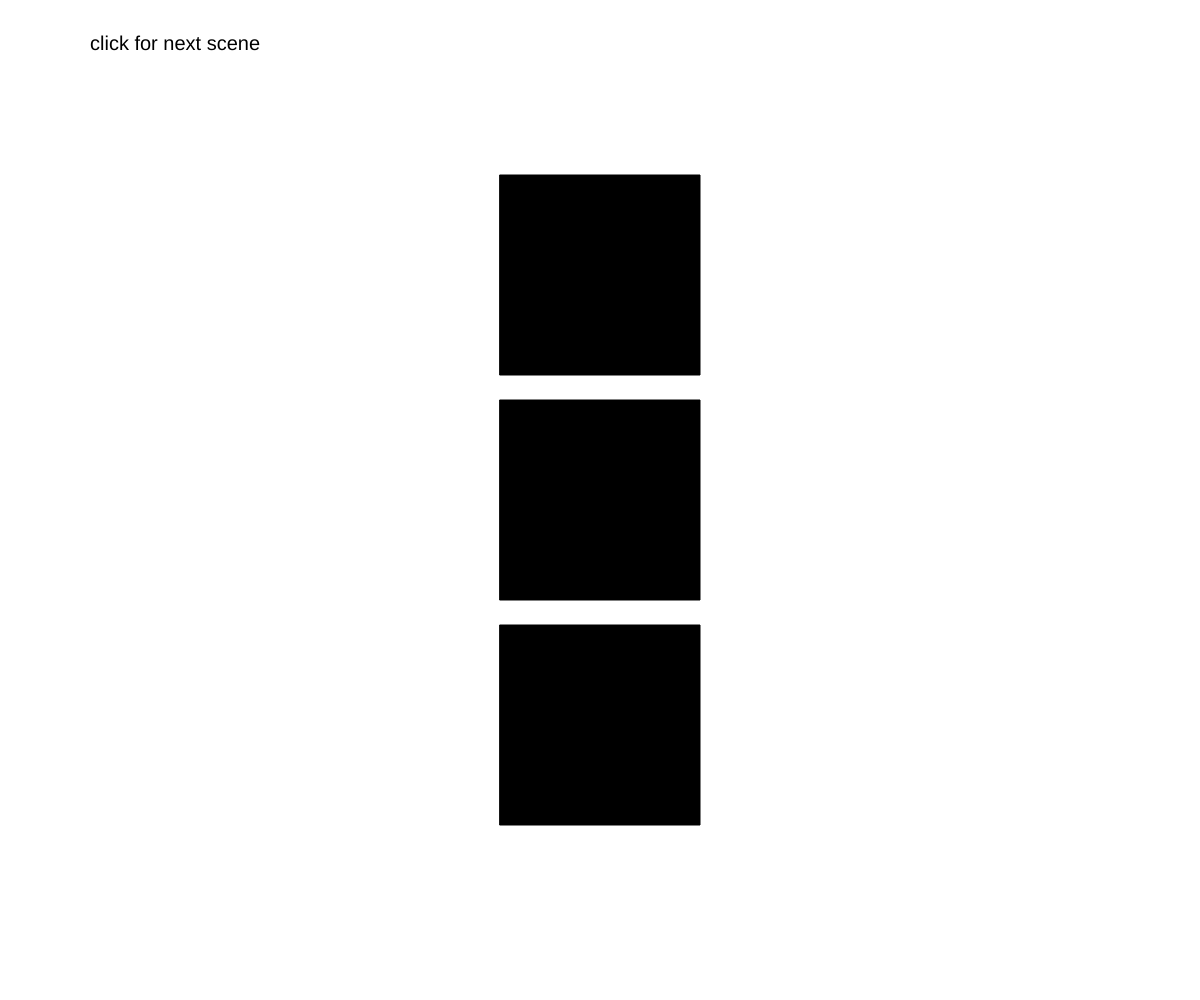
Frame 1 (no input)
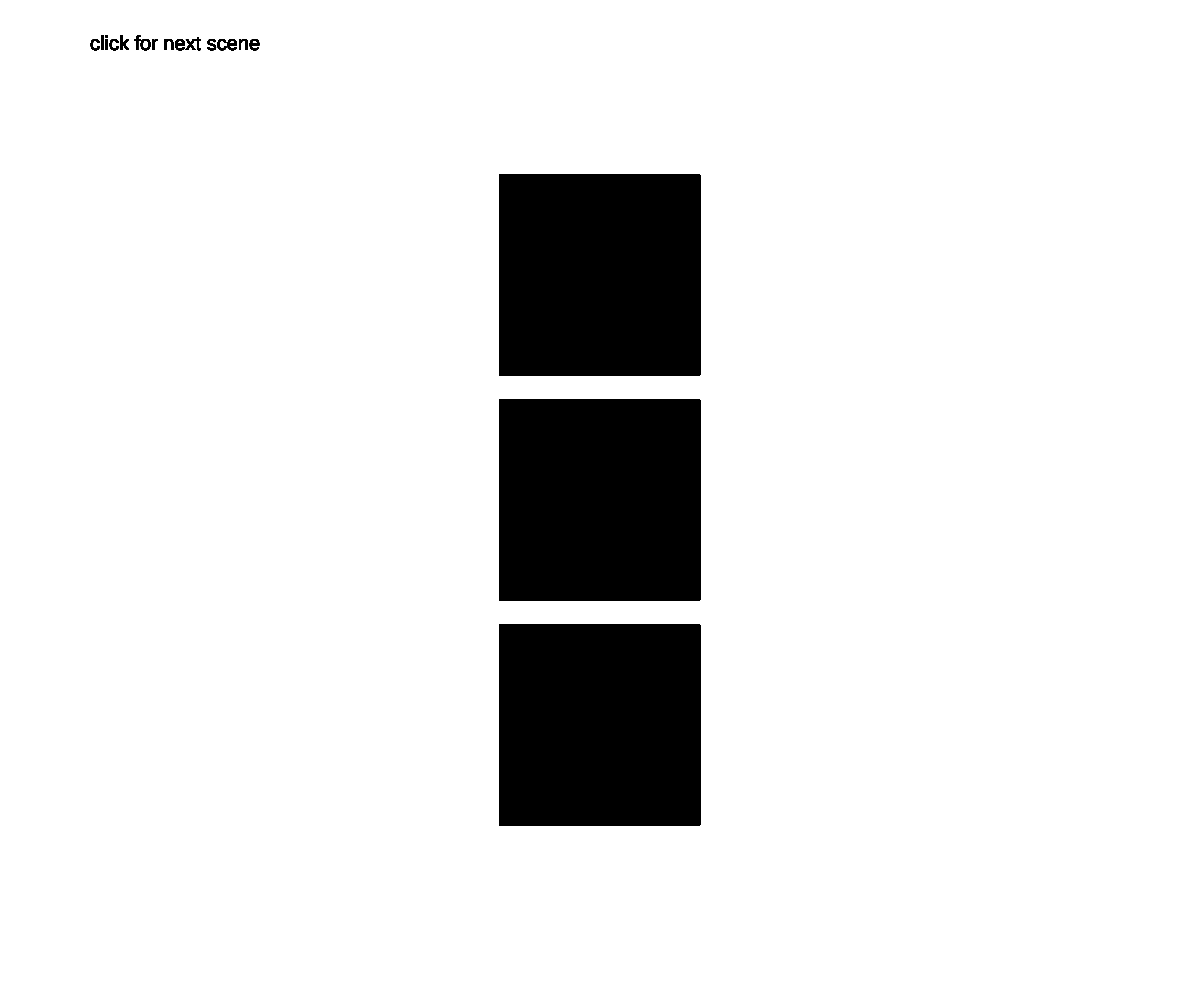
Frame 60 (no input)
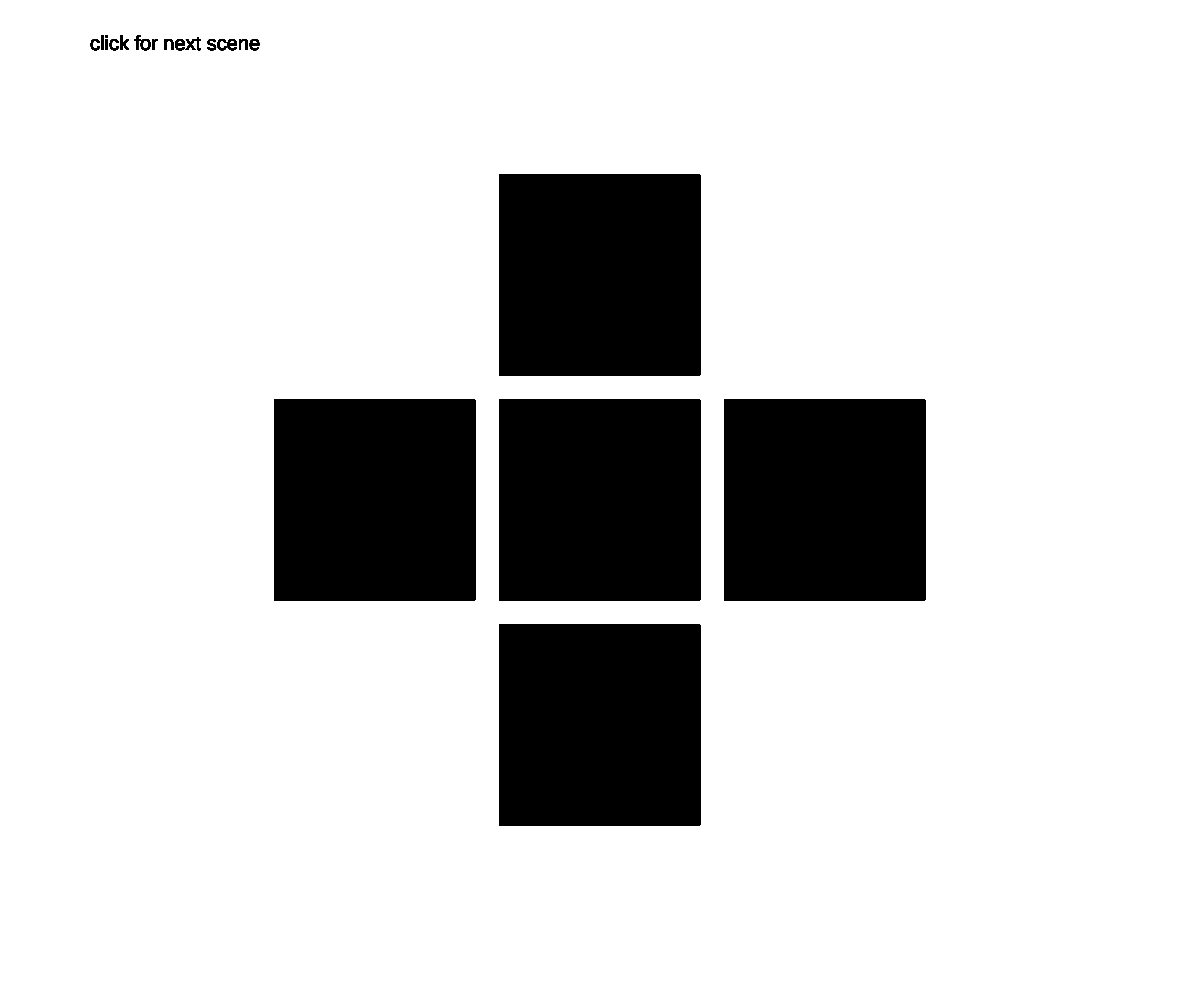
Frame 120 (the mouse pressed at the canvas centre since frame 60)

The p5.js sketch that drew these frames (run headless with seeded random() and noise() and a simulated clock; from frame 60 on, the mouse is pressed at the canvas centre):

// p5.js sketch
// ── sketch.js
let counter = 0;
let s = "click for next scene";

function setup() {
	createCanvas(windowWidth, windowHeight);
	background(255);
	rectMode(CENTER);
	angleMode(DEGREES);
}

function draw() {


	if (counter == 0) {
		scene_1();
	} else if (counter == 1) {
		scene_2();
	} else if (counter == 2) {
		scene_3();
	} else if (counter == 3) {
		scene_4();
	}

}

function mousePressed() {
	if (counter > 3) {
		return counter === 0;
	}

	counter++;
	console.log(counter);
}

function scene_1() {
	fill(0);
	textSize(20);
	text(s, 90, 50);
  rect(width/2, height/2, 200, 200);
	rect(width/2, height/2 - 225, 200, 200);
	rect(width/2, height/2 + 225, 200, 200);
}

function scene_2() {
	fill(0);
	rect(width/2 - 225, height/2 , 200, 200);
	rect(width/2 + 225, height/2 , 200, 200);
}

function scene_3() {
	fill(0);
	rect(width/2 - 225, height/2 - 225, 200, 200);
	rect(width/2 + 225, height/2 + 225, 200, 200);
}

function scene_4() {
	fill(0);
	rect(width/2 + 225, height/2 - 225, 200, 200);
	rect(width/2 - 225, height/2 + 225, 200, 200);
}
